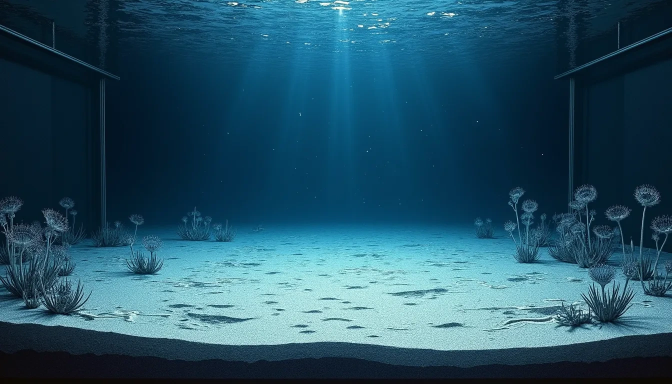
#> input picture backgrounds/raw/abyssal-plain.webp, 1344 x 768 px (shown at 1/2 size)
$ python -i build_story_art.py   (imports and definitions only)
#> lines starting #> are read from the running program, lines starting #| are printed output that depends on the picture
#> further down, picture is the input picture: PIL image 1344x768 RGB; mean R, G, B 36.7, 82.9, 102.8
#!/usr/bin/env python3
"""Build the web-ready story art from raw renders (scripts/render_art.py).

    characters/raw/<who>-<pose>.webp -> characters/portraits/<who>-<pose>.webp   cut out, 560px tall
    characters/raw/<who>-hero.webp  -> characters/portraits/hero/<who>.webp     full plate, 720px tall
    backgrounds/raw/<key>.webp      -> backgrounds/built/<key>.webp             1280px wide
    story/raw/<key>.webp            -> story/built/<key>.webp                   1280px wide
    videos/raw/<key>.webp           -> videos/built/<key>.webp                  640px wide, animated

Portraits are cut out because they stand in front of the dialogue box and the tank;
the hero plates and backgrounds keep their painted backdrops.

    python3 scripts/build_story_art.py            # build whatever has a raw render
    python3 scripts/build_story_art.py --force    # rebuild everything
"""
from __future__ import annotations

import argparse
import sys
from pathlib import Path

from PIL import Image, ImageSequence

sys.path.insert(0, str(Path(__file__).resolve().parent))
from build_sprites import cutout_image  # noqa: E402

ROOT = Path(__file__).resolve().parent.parent


def trim_paper(image: Image.Image, limit: float = 0.08) -> Image.Image:
    """Cut away a pale printed-paper margin (lithograph plates sometimes arrive with
    one, and a gibberish caption in it) from any edge, up to `limit` of that edge.
    A row or column counts as paper when nearly all of it is light and unsaturated."""
#> called with limit = 0.08
    rgb = image.convert("RGB")
    small = rgb.resize((max(1, rgb.width // 4), max(1, rgb.height // 4)))
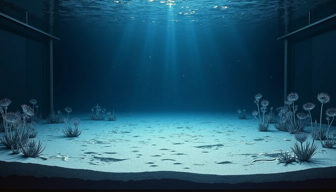
#> small: PIL image 336x192 RGB; mean R, G, B 36.7, 82.9, 102.8
    hsv = small.convert("HSV")
#> hsv: PIL image 336x192 HSV; mean H, S, V 140.6, 185.6, 102.9
    w, h = small.size
#> w = 336; h = 192
    px, hs = small.load(), hsv.load()

    def paper(points) -> bool:
        pts = list(points)
        light = sum(1 for x, y in pts if sum(px[x, y]) / 3 > 200 and hs[x, y][1] < 60)
#> light = 5
        return light >= 0.6 * len(pts)

    top = 0
    while top < h * limit and paper((x, top) for x in range(w)):
        top += 1
#> after the loop, top = 0
    bottom = h
#> bottom = 192
    while h - bottom < h * limit and paper((x, bottom - 1) for x in range(w)):
        bottom -= 1
#> this loop made 0 passes
#> after the loop, bottom = 192
    left = 0
#> left = 0
    while left < w * limit and paper((left, y) for y in range(h)):
        left += 1
#> after the loop, left = 0
    right = w
#> right = 336
    while w - right < w * limit and paper((right - 1, y) for y in range(h)):
        right -= 1
#> after the loop, right = 336
    if (top, left, bottom, right) == (0, 0, h, w):
        return image
    # The scan runs at quarter size, so shave a few more real pixels off any edge it
    # moved, or a sliver of the caption survives.
    pad = 8
    return image.crop((
        left * 4 + (pad if left else 0),
        top * 4 + (pad if top else 0),
        right * 4 - (pad if right < w else 0),
        bottom * 4 - (pad if bottom < h else 0),
    ))


def fit(image: Image.Image, *, width: int | None = None, height: int | None = None) -> Image.Image:
    scale = (width / image.width) if width else (height / image.height)
    return image.resize((round(image.width * scale), round(image.height * scale)), Image.LANCZOS)


# [61 lines left out: function main, not called in this run]


# [2 lines not run here, left out]

>>> from PIL import Image
>>> picture = Image.open('../backgrounds/raw/abyssal-plain.webp')
>>> result = trim_paper(picture)

$ run again, on backgrounds/raw/duelling-ground.webp
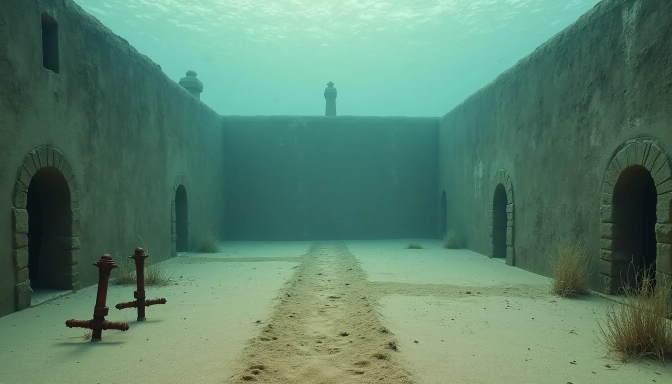
#> input picture backgrounds/raw/duelling-ground.webp, 1344 x 768 px (shown at 1/2 size)
#> picture is the input picture: PIL image 1344x768 RGB; mean R, G, B 89.5, 129.2, 107.3
#> in trim_paper, `small = rgb.resize((max(1, rgb.width // 4), max(1, rgb.height // 4)))`:
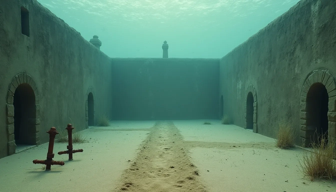
#> small: PIL image 336x192 RGB; mean R, G, B 89.5, 129.2, 107.3
#> hsv: PIL image 336x192 HSV; mean H, S, V 97.5, 92.2, 129.2
#> light = 93
#> in trim_paper, `bottom = h`: bottom = 192
#> in trim_paper, `left = 0`: left = 0
#> in trim_paper, `right = w`: right = 336

$ run again, on backgrounds/raw/flooded-conservatory.webp
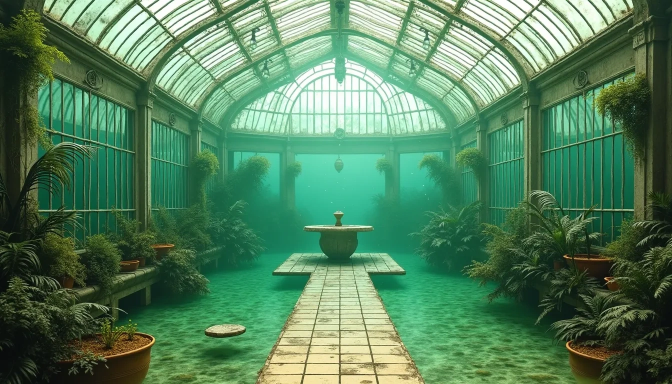
#> input picture backgrounds/raw/flooded-conservatory.webp, 1344 x 768 px (shown at 1/2 size)
#> picture is the input picture: PIL image 1344x768 RGB; mean R, G, B 83.7, 129.3, 93.2
#> in trim_paper, `small = rgb.resize((max(1, rgb.width // 4), max(1, rgb.height // 4)))`:
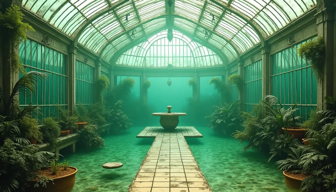
#> small: PIL image 336x192 RGB; mean R, G, B 83.7, 129.2, 93.2
#> hsv: PIL image 336x192 HSV; mean H, S, V 85.1, 118, 129.9
#> light = 141
#> in trim_paper, `bottom = h`: bottom = 192
#> in trim_paper, `left = 0`: left = 0
#> in trim_paper, `right = w`: right = 336

$ run again, on backgrounds/raw/hatchery.webp
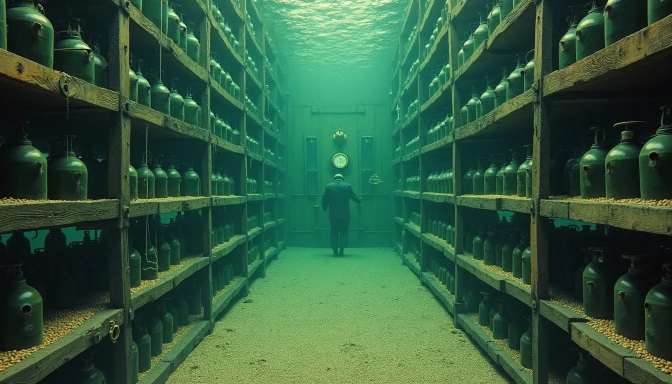
#> input picture backgrounds/raw/hatchery.webp, 1344 x 768 px (shown at 1/2 size)
#> picture is the input picture: PIL image 1344x768 RGB; mean R, G, B 49.7, 90.4, 62.7
#> in trim_paper, `small = rgb.resize((max(1, rgb.width // 4), max(1, rgb.height // 4)))`:
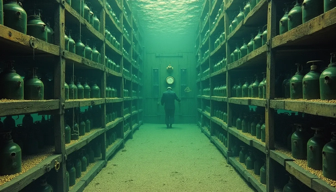
#> small: PIL image 336x192 RGB; mean R, G, B 49.7, 90.4, 62.7
#> hsv: PIL image 336x192 HSV; mean H, S, V 98.8, 132.2, 90.6
#> light = 11
#> in trim_paper, `bottom = h`: bottom = 192
#> in trim_paper, `left = 0`: left = 0
#> in trim_paper, `right = w`: right = 336
